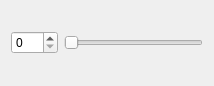
<?xml version="1.0" encoding="UTF-8"?>
<ui version="4.0">
 <class>SmallWidget</class>
 <widget class="QWidget" name="SmallWidget">
  <property name="geometry">
   <rect>
    <x>0</x>
    <y>0</y>
    <width>214</width>
    <height>86</height>
   </rect>
  </property>
  <property name="windowTitle">
   <string>Form</string>
  </property>
  <layout class="QHBoxLayout" name="horizontalLayout">
   <item>
    <widget class="QSpinBox" name="spinBox">
     <property name="maximum">
      <number>100</number>
     </property>
    </widget>
   </item>
   <item>
    <widget class="QSlider" name="horizontalSlider">
     <property name="maximum">
      <number>100</number>
     </property>
     <property name="orientation">
      <enum>Qt::Horizontal</enum>
     </property>
    </widget>
   </item>
  </layout>
 </widget>
 <resources/>
 <connections/>
</ui>
